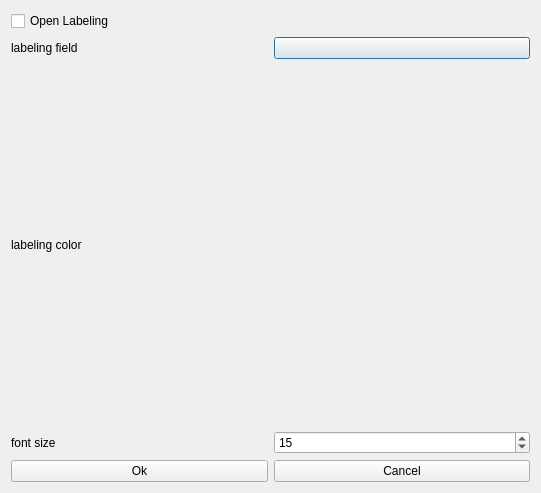
<?xml version="1.0" encoding="UTF-8"?>
<ui version="4.0">
 <class>shpLabelingDialog</class>
 <widget class="QDialog" name="shpLabelingDialog">
  <property name="geometry">
   <rect>
    <x>0</x>
    <y>0</y>
    <width>541</width>
    <height>493</height>
   </rect>
  </property>
  <property name="windowTitle">
   <string>Labeling Dialog</string>
  </property>
  <layout class="QVBoxLayout" name="verticalLayout">
   <item>
    <layout class="QHBoxLayout" name="horizontalLayout">
     <item>
      <widget class="CheckBox" name="openLabelingChb">
       <property name="text">
        <string>Open Labeling</string>
       </property>
      </widget>
     </item>
    </layout>
   </item>
   <item>
    <layout class="QHBoxLayout" name="horizontalLayout_2">
     <item>
      <widget class="BodyLabel" name="BodyLabel_2">
       <property name="text">
        <string>labeling field</string>
       </property>
      </widget>
     </item>
     <item>
      <widget class="ComboBox" name="labelingFieldCb">
       <property name="sizePolicy">
        <sizepolicy hsizetype="Preferred" vsizetype="Fixed">
         <horstretch>0</horstretch>
         <verstretch>0</verstretch>
        </sizepolicy>
       </property>
      </widget>
     </item>
    </layout>
   </item>
   <item>
    <layout class="QHBoxLayout" name="horizontalLayout_3">
     <item>
      <widget class="BodyLabel" name="BodyLabel_3">
       <property name="text">
        <string>labeling color</string>
       </property>
      </widget>
     </item>
    </layout>
   </item>
   <item>
    <layout class="QHBoxLayout" name="horizontalLayout_4">
     <item>
      <widget class="BodyLabel" name="BodyLabel_4">
       <property name="text">
        <string>font size</string>
       </property>
      </widget>
     </item>
     <item>
      <widget class="SpinBox" name="fontSizeSpinBox">
       <property name="sizePolicy">
        <sizepolicy hsizetype="Preferred" vsizetype="Fixed">
         <horstretch>0</horstretch>
         <verstretch>0</verstretch>
        </sizepolicy>
       </property>
       <property name="maximum">
        <number>100</number>
       </property>
       <property name="value">
        <number>15</number>
       </property>
      </widget>
     </item>
    </layout>
   </item>
   <item>
    <layout class="QHBoxLayout" name="horizontalLayout_9">
     <item>
      <widget class="PushButton" name="saOk">
       <property name="text">
        <string>Ok</string>
       </property>
      </widget>
     </item>
     <item>
      <widget class="PushButton" name="saCancel">
       <property name="text">
        <string>Cancel</string>
       </property>
      </widget>
     </item>
    </layout>
   </item>
  </layout>
 </widget>
 <customwidgets>
  <customwidget>
   <class>CheckBox</class>
   <extends>QCheckBox</extends>
   <header>qfluentwidgets</header>
  </customwidget>
  <customwidget>
   <class>ComboBox</class>
   <extends>QPushButton</extends>
   <header>qfluentwidgets</header>
  </customwidget>
  <customwidget>
   <class>PushButton</class>
   <extends>QPushButton</extends>
   <header>qfluentwidgets</header>
  </customwidget>
  <customwidget>
   <class>BodyLabel</class>
   <extends>QLabel</extends>
   <header>qfluentwidgets</header>
  </customwidget>
  <customwidget>
   <class>SpinBox</class>
   <extends>QSpinBox</extends>
   <header>qfluentwidgets</header>
  </customwidget>
 </customwidgets>
 <resources/>
 <connections/>
</ui>
